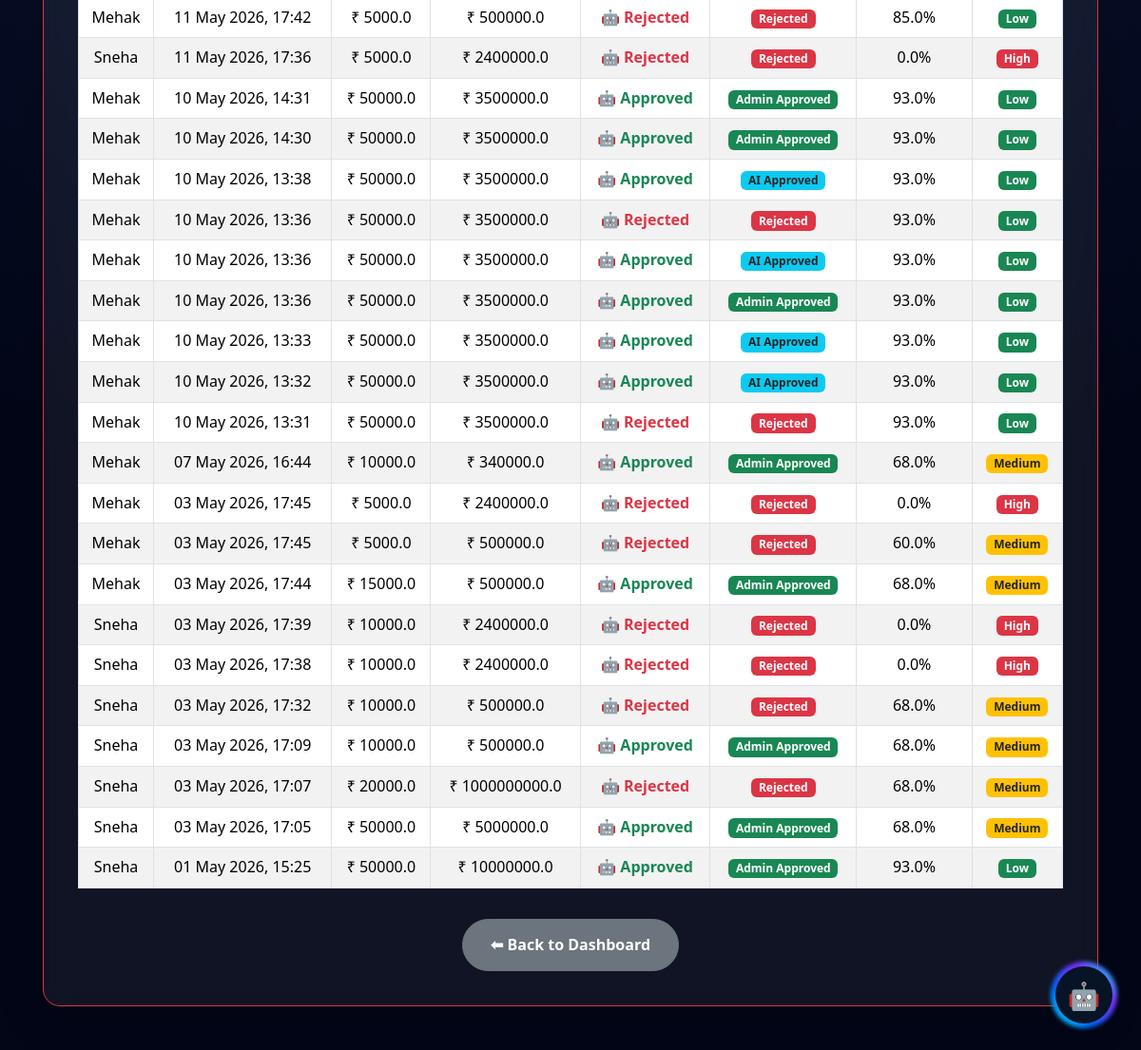
The app's page /superuser-history/ (signed in, lower part), older data.
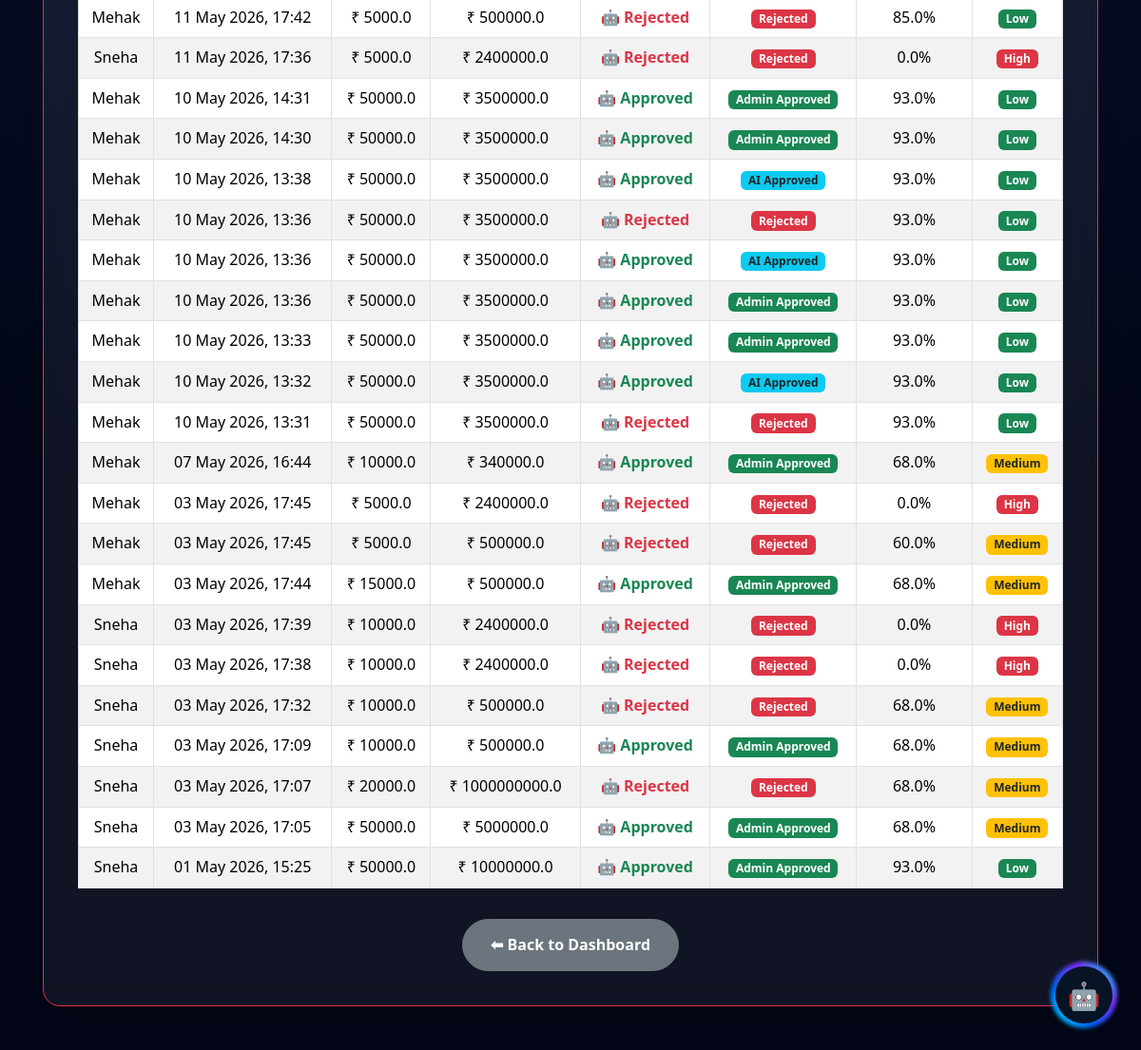
The same page, newer data.
### predictor/models.py (models this page shows, shortened)
class LoanApplication(models.Model):
    user = models.ForeignKey(User, on_delete=models.CASCADE, null=True, blank=True)
    ai_result = models.CharField(max_length=50)
    applicant_income = models.FloatField()
    coapplicant_income = models.FloatField(null=True, blank=True)
    loan_amount = models.FloatField()
    loan_term = models.IntegerField()
    credit_history = models.IntegerField()
    probability = models.FloatField()
    ai_explanation = models.TextField(null=True, blank=True)
    fraud_reason = models.TextField(null=True, blank=True)
    admin = models.ForeignKey(User, on_delete=models.SET_NULL, null=True, blank=True, related_name='approved_loans')
    admin_note = models.TextField(null=True, blank=True)
    STATUS_CHOICES = [
        ('PENDING', 'Pending'),
        ('AI_APPROVED', 'Approved by AI'),
        ('ADMIN_APPROVED', 'Approved by Admin'),
        ('REJECTED', 'Rejected'),
    ]
    status = models.CharField(max_length=20, choices=STATUS_CHOICES, default='PENDING')
    document = models.FileField(
        upload_to='documents/',
        blank=True,
        null=True
    )
    created_at = models.DateTimeField(auto_now_add=True)
    class Meta:
        indexes = [
            models.Index(fields=['user']),
            models.Index(fields=['status']),
            models.Index(fields=['created_at']),
        ]

### predictor/views.py (the view)
# urls.py: path('superuser-history/', views.superuser_history, name='superuser_history'),
@user_passes_test(superuser_required)
def superuser_history(request):
    records = LoanApplication.objects.select_related('user').order_by('-created_at')
    return render(
        request,
        'predictor/superuser_history.html',
        {'records': records}
    )

### predictor/views.py (called while the page is built)
def superuser_required(user):
    return user.is_superuser

### predictor/templates/predictor/superuser_history.html (shortened to what this page needs)
{% extends 'predictor/base.html' %}
{% block content %}
<div class="card shadow-lg border-danger">
    <div class="card-body">
        {% if records %}
        <div class="table-responsive">
            <table class="table table-bordered table-striped align-middle">
                <tbody>
                {% for r in records %}
                    <tr class="text-center">
                        <td>{{ r.user.username }}</td>
                        <td>{{ r.created_at|date:"d M Y, H:i" }}</td>
                        <td>₹ {{ r.applicant_income }}</td>
                        <td>₹ {{ r.loan_amount }}</td>
                        <td>
                            {% if r.status == "AI_APPROVED" or r.status == "ADMIN_APPROVED" %}
                                <span class="text-success fw-bold">
                                    🤖 Approved
                                </span>
                            {% else %}
                                <span class="text-danger fw-bold">
                                    🤖 Rejected
                                </span>
                            {% endif %}
                        </td>
                        <td>
                            {% if r.status == "ADMIN_APPROVED" %}
                                <span class="badge bg-success">Admin Approved</span>
                            {% elif r.status == "AI_APPROVED" %}
                                <span class="badge bg-info text-dark">AI Approved</span>
                            {% elif r.status == "REJECTED" %}
                                <span class="badge bg-danger">Rejected</span>
                            {% else %}
                                <span class="badge bg-secondary">Pending</span>
                            {% endif %}
                        </td>
                        <td>{{ r.probability }}%</td>
                        <td>
                            {% if r.probability > 80 %}
                                <span class="badge bg-success">Low</span>
                            {% elif r.probability >= 50 %}
                                <span class="badge bg-warning text-dark">Medium</span>
                            {% else %}
                                <span class="badge bg-danger">High</span>
                            {% endif %}
                        </td>
                    </tr>
                {% endfor %}
                </tbody>
            </table>
        </div>
        {% else %}
            <div class="alert alert-warning text-center">
                No records found.
            </div>
        {% endif %}
        <div class="text-center mt-3">
            <a href="{% url 'superadmin_dashboard' %}" class="btn btn-secondary">
                ⬅ Back to Dashboard
            </a>
        </div>
    </div>
</div>
{% endblock %}

Row changes from the older to the newer data that the page shows:
changed LoanApplication "10 May 2026, 13:33": status "AI Approved" → "Admin Approved"
